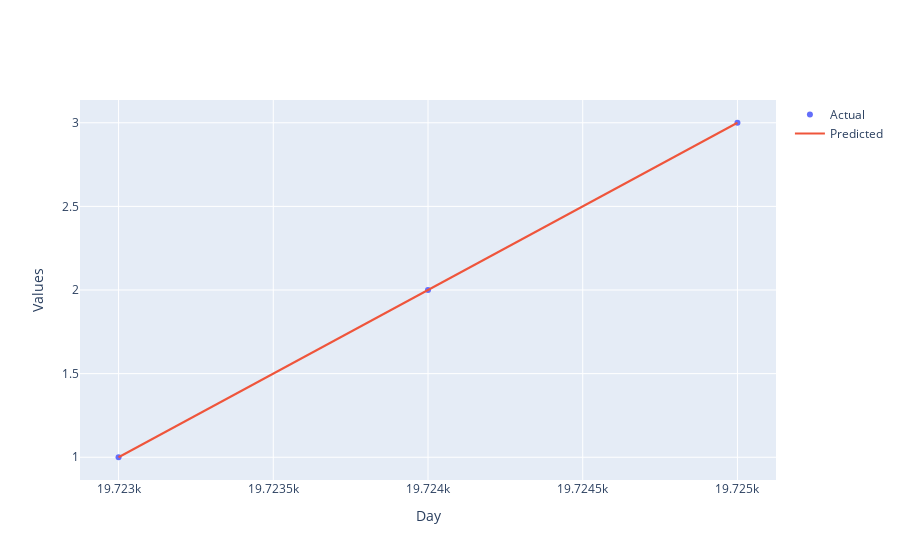

Notebook code cell kept with this figure:
### Code cell
import numpy as np
import plotly.graph_objects as go
from plotly.offline import iplot, init_notebook_mode
from sklearn.linear_model import LinearRegression

init_notebook_mode(connected=True)

x_train = np.array([np.datetime64('2024-01-01'), np.datetime64('2024-01-02'), np.datetime64('2024-01-03')]).reshape(-1, 1)
y_train = np.array([1.0, 2.0, 3.0])

x_train[:, 0] = x_train[:, 0].astype('datetime64[D]').astype(int)

x_train = x_train.astype(float)

lm = LinearRegression()
lm.fit(x_train, y_train)

predictions = lm.predict(x_train)

trace0 = go.Scatter(
    x=x_train[:, 0],
    y=y_train,
    mode='markers',
    name='Actual'
)

trace1 = go.Scatter(
    x=x_train[:, 0],
    y=predictions,
    mode="lines",
    name="Predicted"
)

layout = go.Layout(
    xaxis=dict(title='Day'),
    yaxis=dict(title='Values')
)

plot2 = go.Figure(data=[trace0, trace1], layout=layout)

iplot(plot2)

### Figure 1 — Plotly figure (JSON) as saved in the notebook; plotly's stock layout.template omitted (floating-point values rounded to 4 significant figures)
{"data": [{"mode": "markers", "name": "Actual", "x": [19723, 19724, 19725], "y": [1, 2, 3], "type": "scatter"}, {"mode": "lines", "name": "Predicted", "x": [19723, 19724, 19725], "y": [1, 2, 3], "type": "scatter"}], "layout": {"xaxis": {"title": {"text": "Day"}}, "yaxis": {"title": {"text": "Values"}}}}
